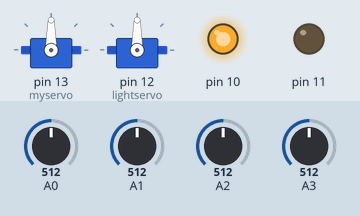
The sketch below on a simulated Arduino Uno, built with avr-gcc and run on an emulated ATmega328P. On the bench: 2 × servo, output pins drawn as LEDs (lit = HIGH). The inputs (shaded band) are chosen by the test bench; at power-on: A3 = 512, A2 = 512, A0 = 512, A1 = 512.

Above: at 1.2 s.
1.3 s: A3 set to 214
2.8 s: A3 set to 183
At 3.7 s:
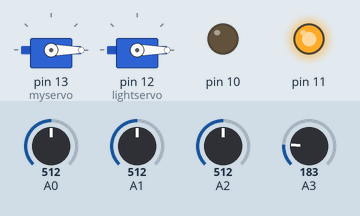
4.3 s: A2 set to 217
6.5 s: A2 set to 182
At 8.5 s:
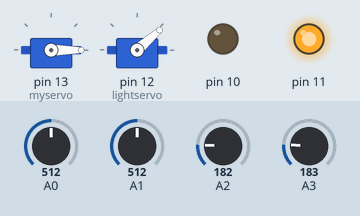
9.0 s: A3 set to 210
At 10.0 s:
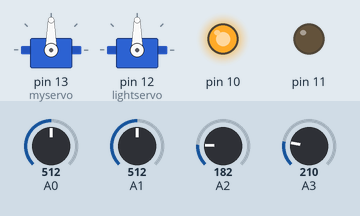
11.0 s: A3 set to 190
At 13.1 s:
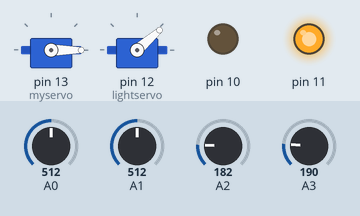
Timing chart, 0 to 14.5 s (numbered marks = the images above; inputs shaded):
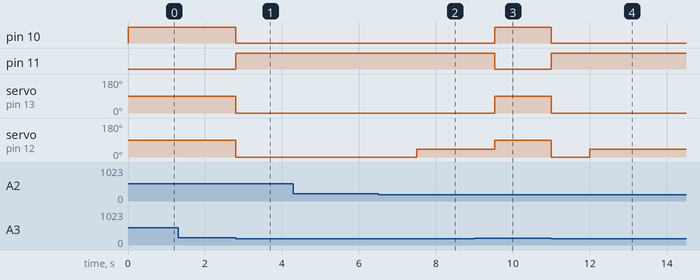

Measured:
- the behaviour switches between 201 and 200 on A3 (found by bisection; images 0 and 1)
- the behaviour switches between 201 and 200 on A2 (found by bisection; images 1 and 2)
- after the input at 1.3 s, every drawn part: stays the same
- after the input at 2.8 s, pin 10: HIGH → LOW at once; pin 11: LOW → HIGH at once; servo on pin 13 (myservo), servo on pin 12 (lightservo): 90° → 0° at once
- after the input at 4.3 s, every drawn part: stays the same
- after the input at 6.5 s, servo on pin 12 (lightservo): 0° → 41° after 1.0 s
- after the input at 9.0 s, pin 10: LOW → HIGH after 0.53 s; pin 11: HIGH → LOW after 0.53 s; servo on pin 13 (myservo): 0° → 90° after 0.53 s; servo on pin 12 (lightservo): 41° → 90° after 0.53 s
- after the input at 11.0 s, pin 10: HIGH → LOW at once; pin 11: LOW → HIGH at once; servo on pin 13 (myservo): 90° → 0° at once; servo on pin 12 (lightservo): 90° → 0° at once, → 41° 1.0 s later

The sketch:

code.ino
```cpp
#include<Servo.h>
//#include<RTClib.h>
#include<Wire.h>

//RTC_DS1307 rtc;

int soilmoisture=0;
int light=0;
int moisturethreshold = 500;
float angle;
int outsideair;
int insideair;
int pass=0;
//int realtime=0;
Servo myservo;
Servo lightservo;

void setup()
{
  pinMode(A0, INPUT);
  pinMode(A1, INPUT);
  pinMode(A2, INPUT);
  pinMode(A3, INPUT);
  pinMode(11, OUTPUT);
  pinMode(10, OUTPUT);
  myservo.attach(13);
  lightservo.attach(12);
  Serial.begin(9600);
  //Wire.begin();
  //rtc.begin();
}

void loop()
{
  //DateTime now = rtc.now();
  //realtime= now.hour();
  outsideair= analogRead(A2);
  insideair= analogRead(A3);

  if (insideair>200)
  {
    myservo.write(90);
    lightservo.write(90);
    digitalWrite(11, LOW);
    digitalWrite(10,HIGH);
    pass =1;

    return ;
  }
  else
  {
    digitalWrite(11, HIGH);
    digitalWrite(10, LOW);
    if (pass==1)
    {
      myservo.write(0);
      lightservo.write(0);
      pass=0;
    }
  }
  if (outsideair>200)
  {
    myservo.write(0);
    return;
  }
  soilmoisture = analogRead(A0);
  light = analogRead(A1);

  if (soilmoisture > moisturethreshold)
  {
    myservo.write(0);
    delay(1000);
  }
  else
  {
    myservo.write(90);
  }
  angle = 90.0*(light-28)/901.0;
  lightservo.write(90-angle);

  delay(10);

}
```
